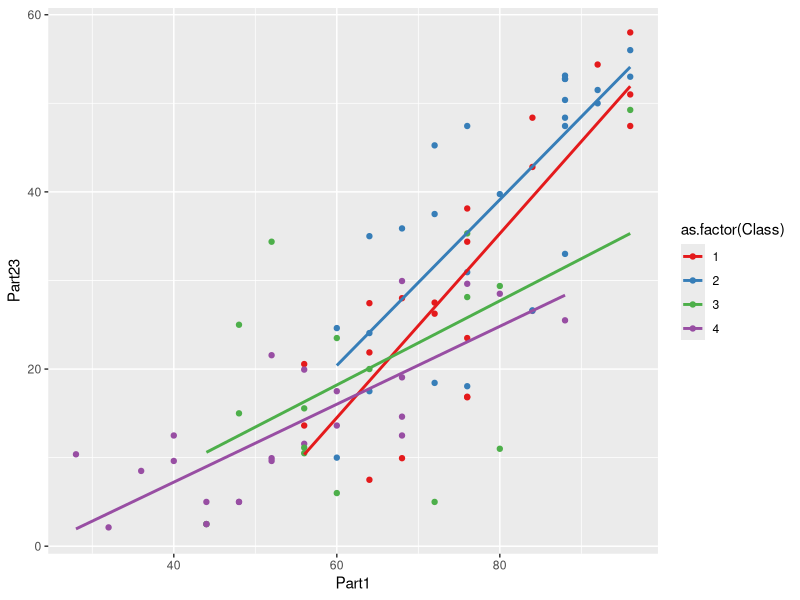
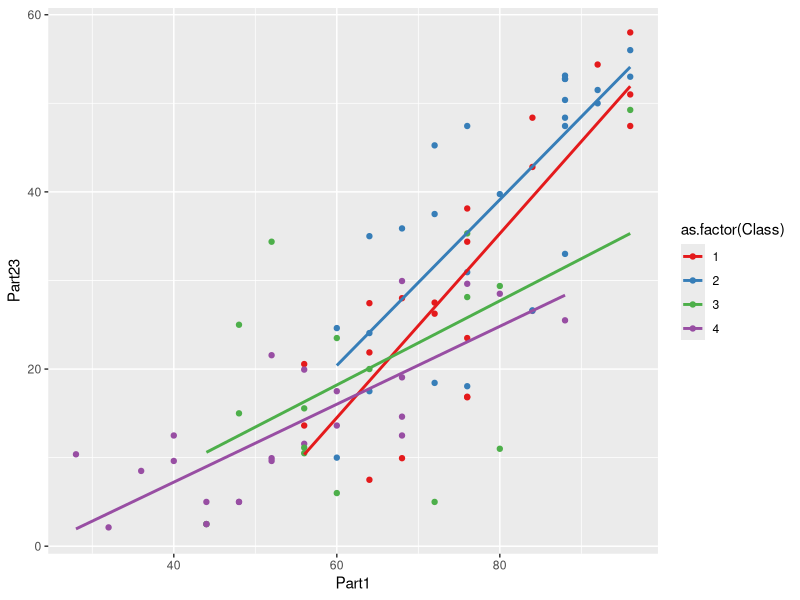

Recreate these plots in R, in order.
require(ggplot2)
require(RColorBrewer)
setwd(dirname(rstudioapi::getActiveDocumentContext()$path))
df <- read.table(file="matematikas-centralizetais.csv", 
                 sep=",", header=TRUE)
df$Part23 = 0.50*df$Part2 + (0.1875)*df$Part3
p <- ggplot(df, aes(x=Part1, y=Part23, color=as.factor(Class))) + 
  geom_point() + 
  scale_color_manual(values=brewer.pal(4,"Set1")) + 
  geom_smooth(method='lm', se = FALSE)
p
ggsave(p, filename = "scatterplot.png", dpi = 400, type = "cairo",
       width = 2.25, height = 1.25, units = "in")
